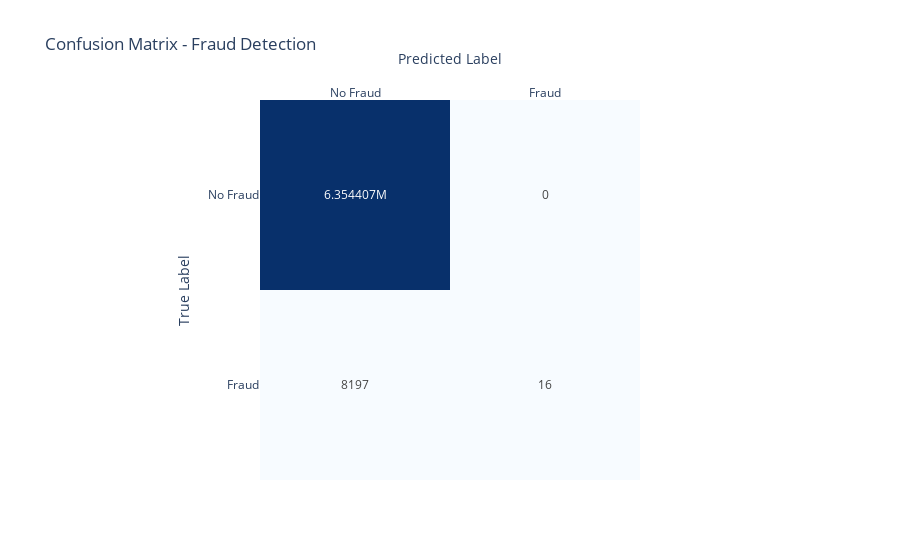

The notebook cell saved with this chart:
### Markdown cell above
#### Confusion matrix to identify True positives and False Negatives.

### Code cell
df = df.rename(columns = {"isFraud": "Actual Fraud", "isFlaggedFraud": "Detected Fraud"})

cm = confusion_matrix(df["Actual Fraud"], df["Detected Fraud"])
display_labels = ['No Fraud', 'Fraud']

# --- Plotly Heatmap Generation ---
fig = px.imshow(
    cm,
    text_auto=True,  
    x=display_labels, 
    y=display_labels, 
    color_continuous_scale='Blues',
    title='Confusion Matrix - Fraud Detection'
)

# Customizing the layout
fig.update_xaxes(side="top", title_text='Predicted Label')
fig.update_yaxes(title_text='True Label')
fig.update_layout(
    coloraxis_showscale=False # Hides the color legend as the numbers are displayed
)

# fig.show()

### Figure 1 — Plotly figure (JSON) as saved in the notebook; plotly's stock layout.template omitted (floating-point values rounded to 4 significant figures)
{"data": [{"coloraxis": "coloraxis", "hovertemplate": "x: %{x}<br>y: %{y}<br>color: %{z}<extra></extra>", "name": "0", "texttemplate": "%{z}", "type": "heatmap", "x": ["No Fraud", "Fraud"], "xaxis": "x", "y": ["No Fraud", "Fraud"], "yaxis": "y", "z": [[6354407, 0], [8197, 16]]}], "layout": {"coloraxis": {"colorscale": [[0, "rgb(247,251,255)"], [0.125, "rgb(222,235,247)"], [0.25, "rgb(198,219,239)"], [0.375, "rgb(158,202,225)"], [0.5, "rgb(107,174,214)"], [0.625, "rgb(66,146,198)"], [0.75, "rgb(33,113,181)"], [0.875, "rgb(8,81,156)"], [1, "rgb(8,48,107)"]], "showscale": false}, "title": {"text": "Confusion Matrix - Fraud Detection"}, "xaxis": {"anchor": "y", "constrain": "domain", "domain": [0, 1], "scaleanchor": "y", "side": "top", "title": {"text": "Predicted Label"}}, "yaxis": {"anchor": "x", "autorange": "reversed", "constrain": "domain", "domain": [0, 1], "title": {"text": "True Label"}}}}
